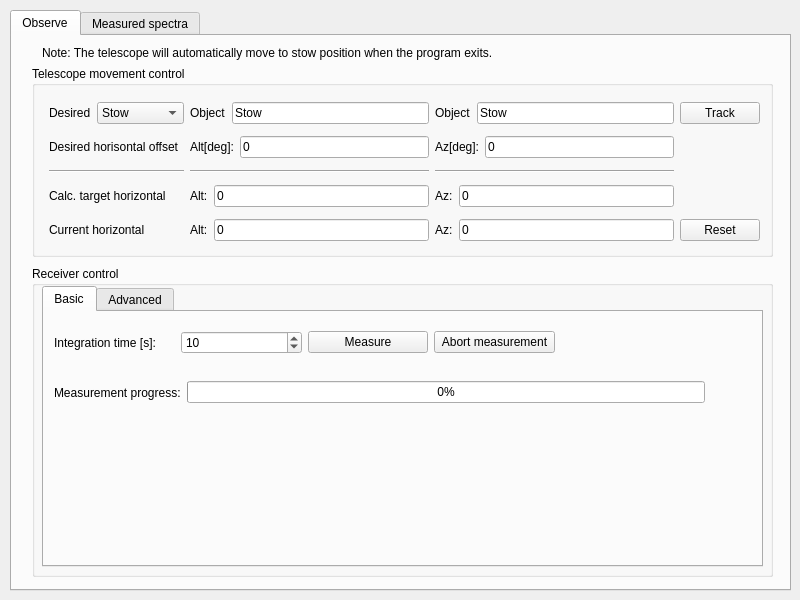
<?xml version="1.0" encoding="UTF-8"?>
<ui version="4.0">
 <class>MainWindow</class>
 <widget class="QMainWindow" name="MainWindow">
  <property name="geometry">
   <rect>
    <x>0</x>
    <y>0</y>
    <width>800</width>
    <height>600</height>
   </rect>
  </property>
  <property name="windowTitle">
   <string>SALSA Controller</string>
  </property>
  <widget class="QWidget" name="centralwidget">
   <widget class="QTabWidget" name="tabWidget">
    <property name="geometry">
     <rect>
      <x>10</x>
      <y>10</y>
      <width>781</width>
      <height>581</height>
     </rect>
    </property>
    <property name="currentIndex">
     <number>0</number>
    </property>
    <widget class="QWidget" name="tab">
     <attribute name="title">
      <string>Observe</string>
     </attribute>
     <widget class="QGroupBox" name="groupBox_tc">
      <property name="geometry">
       <rect>
        <x>20</x>
        <y>30</y>
        <width>741</width>
        <height>191</height>
       </rect>
      </property>
      <property name="title">
       <string>Telescope movement control</string>
      </property>
      <widget class="QWidget" name="layoutWidget">
       <property name="geometry">
        <rect>
         <x>17</x>
         <y>30</y>
         <width>711</width>
         <height>151</height>
        </rect>
       </property>
       <layout class="QGridLayout" name="gridLayout">
        <item row="0" column="2">
         <layout class="QHBoxLayout" name="horizontalLayout_7">
          <item>
           <widget class="QLabel" name="coordlabel_right">
            <property name="text">
             <string>Object</string>
            </property>
           </widget>
          </item>
          <item>
           <widget class="QLineEdit" name="inputrightcoord">
            <property name="text">
             <string>Stow</string>
            </property>
           </widget>
          </item>
         </layout>
        </item>
        <item row="2" column="2">
         <widget class="Line" name="line_3">
          <property name="orientation">
           <enum>Qt::Horizontal</enum>
          </property>
         </widget>
        </item>
        <item row="4" column="2">
         <layout class="QHBoxLayout" name="horizontalLayout_3">
          <item>
           <widget class="QLabel" name="label_cur_az">
            <property name="text">
             <string>Az:</string>
            </property>
           </widget>
          </item>
          <item>
           <widget class="QLineEdit" name="cur_az">
            <property name="text">
             <string>0</string>
            </property>
            <property name="readOnly">
             <bool>true</bool>
            </property>
           </widget>
          </item>
         </layout>
        </item>
        <item row="1" column="2">
         <layout class="QHBoxLayout" name="horizontalLayout_13">
          <item>
           <widget class="QLabel" name="label_2">
            <property name="text">
             <string>Az[deg]:</string>
            </property>
           </widget>
          </item>
          <item>
           <widget class="QLineEdit" name="offset_right">
            <property name="text">
             <string>0</string>
            </property>
            <property name="readOnly">
             <bool>false</bool>
            </property>
           </widget>
          </item>
         </layout>
        </item>
        <item row="2" column="0">
         <widget class="Line" name="line">
          <property name="orientation">
           <enum>Qt::Horizontal</enum>
          </property>
         </widget>
        </item>
        <item row="2" column="1">
         <widget class="Line" name="line_2">
          <property name="orientation">
           <enum>Qt::Horizontal</enum>
          </property>
         </widget>
        </item>
        <item row="1" column="0">
         <widget class="QLabel" name="label_offset">
          <property name="text">
           <string>Desired horisontal offset</string>
          </property>
         </widget>
        </item>
        <item row="1" column="1">
         <layout class="QHBoxLayout" name="horizontalLayout_11">
          <item>
           <widget class="QLabel" name="label_offset_left">
            <property name="text">
             <string>Alt[deg]:</string>
            </property>
           </widget>
          </item>
          <item>
           <widget class="QLineEdit" name="offset_left">
            <property name="text">
             <string>0</string>
            </property>
            <property name="readOnly">
             <bool>false</bool>
            </property>
           </widget>
          </item>
         </layout>
        </item>
        <item row="3" column="2">
         <layout class="QHBoxLayout" name="horizontalLayout_10">
          <item>
           <widget class="QLabel" name="label_cur_az_2">
            <property name="text">
             <string>Az:</string>
            </property>
           </widget>
          </item>
          <item>
           <widget class="QLineEdit" name="calc_des_right">
            <property name="text">
             <string>0</string>
            </property>
            <property name="readOnly">
             <bool>true</bool>
            </property>
           </widget>
          </item>
         </layout>
        </item>
        <item row="0" column="3">
         <widget class="QPushButton" name="btn_track">
          <property name="text">
           <string>Track</string>
          </property>
         </widget>
        </item>
        <item row="4" column="0">
         <widget class="QLabel" name="label_currentaltaz">
          <property name="text">
           <string>Current horizontal</string>
          </property>
         </widget>
        </item>
        <item row="0" column="1">
         <layout class="QHBoxLayout" name="horizontalLayout_6">
          <item>
           <widget class="QLabel" name="coordlabel_left">
            <property name="text">
             <string>Object</string>
            </property>
           </widget>
          </item>
          <item>
           <widget class="QLineEdit" name="inputleftcoord">
            <property name="text">
             <string>Stow</string>
            </property>
           </widget>
          </item>
         </layout>
        </item>
        <item row="0" column="0">
         <layout class="QHBoxLayout" name="horizontalLayout_5">
          <item>
           <widget class="QLabel" name="label_newtarget">
            <property name="text">
             <string>Desired</string>
            </property>
           </widget>
          </item>
          <item>
           <widget class="QComboBox" name="coordselector">
            <item>
             <property name="text">
              <string>Stow</string>
             </property>
            </item>
            <item>
             <property name="text">
              <string>Galactic</string>
             </property>
            </item>
            <item>
             <property name="text">
              <string>Horizontal</string>
             </property>
            </item>
            <item>
             <property name="text">
              <string>Eq. J2000</string>
             </property>
            </item>
            <item>
             <property name="text">
              <string>Eq. B1950</string>
             </property>
            </item>
            <item>
             <property name="text">
              <string>The Sun</string>
             </property>
            </item>
            <item>
             <property name="text">
              <string>The Moon</string>
             </property>
            </item>
            <item>
             <property name="text">
              <string>Cas. A</string>
             </property>
            </item>
            <item>
             <property name="text">
              <string>GNSS</string>
             </property>
            </item>
           </widget>
          </item>
         </layout>
        </item>
        <item row="4" column="1">
         <layout class="QHBoxLayout" name="horizontalLayout_2">
          <item>
           <widget class="QLabel" name="label_cur_alt">
            <property name="text">
             <string>Alt:</string>
            </property>
           </widget>
          </item>
          <item>
           <widget class="QLineEdit" name="cur_alt">
            <property name="text">
             <string>0</string>
            </property>
            <property name="readOnly">
             <bool>true</bool>
            </property>
           </widget>
          </item>
         </layout>
        </item>
        <item row="3" column="0">
         <widget class="QLabel" name="label_currentpointing">
          <property name="text">
           <string>Calc. target horizontal</string>
          </property>
         </widget>
        </item>
        <item row="3" column="1">
         <layout class="QHBoxLayout" name="horizontalLayout_8">
          <item>
           <widget class="QLabel" name="label_cur_alt_2">
            <property name="text">
             <string>Alt:</string>
            </property>
           </widget>
          </item>
          <item>
           <widget class="QLineEdit" name="calc_des_left">
            <property name="text">
             <string>0</string>
            </property>
            <property name="readOnly">
             <bool>true</bool>
            </property>
           </widget>
          </item>
         </layout>
        </item>
        <item row="4" column="3">
         <widget class="QPushButton" name="btn_reset">
          <property name="text">
           <string>Reset</string>
          </property>
         </widget>
        </item>
       </layout>
      </widget>
     </widget>
     <widget class="QGroupBox" name="groupBox_3">
      <property name="geometry">
       <rect>
        <x>20</x>
        <y>230</y>
        <width>741</width>
        <height>311</height>
       </rect>
      </property>
      <property name="title">
       <string>Receiver control</string>
      </property>
      <widget class="QTabWidget" name="tabWidget_2">
       <property name="geometry">
        <rect>
         <x>10</x>
         <y>20</y>
         <width>721</width>
         <height>281</height>
        </rect>
       </property>
       <property name="currentIndex">
        <number>0</number>
       </property>
       <widget class="QWidget" name="receiver_tab_basic">
        <attribute name="title">
         <string>Basic</string>
        </attribute>
        <widget class="QWidget" name="layoutWidget">
         <property name="geometry">
          <rect>
           <x>10</x>
           <y>50</y>
           <width>651</width>
           <height>61</height>
          </rect>
         </property>
         <layout class="QHBoxLayout" name="horizontalLayout_15">
          <item>
           <widget class="QLabel" name="progresslabel">
            <property name="text">
             <string>Measurement progress:</string>
            </property>
           </widget>
          </item>
          <item>
           <widget class="QProgressBar" name="progressBar">
            <property name="value">
             <number>0</number>
            </property>
           </widget>
          </item>
         </layout>
        </widget>
        <widget class="QWidget" name="layoutWidget">
         <property name="geometry">
          <rect>
           <x>10</x>
           <y>10</y>
           <width>501</width>
           <height>41</height>
          </rect>
         </property>
         <layout class="QGridLayout" name="gridLayout_5">
          <item row="0" column="1">
           <widget class="QSpinBox" name="int_time_spinbox">
            <property name="maximum">
             <number>100000000</number>
            </property>
            <property name="value">
             <number>10</number>
            </property>
           </widget>
          </item>
          <item row="0" column="2">
           <widget class="QPushButton" name="btn_observe">
            <property name="text">
             <string>Measure</string>
            </property>
           </widget>
          </item>
          <item row="0" column="3">
           <widget class="QPushButton" name="btn_abort">
            <property name="text">
             <string>Abort measurement</string>
            </property>
            <property name="default">
             <bool>false</bool>
            </property>
           </widget>
          </item>
          <item row="0" column="0">
           <widget class="QLabel" name="FrequencyLabel_2">
            <property name="text">
             <string>Integration time [s]:</string>
            </property>
           </widget>
          </item>
         </layout>
        </widget>
       </widget>
       <widget class="QWidget" name="receiver_tab_advanced">
        <attribute name="title">
         <string>Advanced</string>
        </attribute>
        <layout class="QGridLayout" name="gridLayout_4">
         <item row="0" column="0" colspan="7">
          <layout class="QGridLayout" name="gridLayout_2">
           <item row="8" column="0">
            <widget class="QLabel" name="label_mode">
             <property name="text">
              <string>Mode</string>
             </property>
            </widget>
           </item>
           <item row="2" column="0">
            <widget class="QLabel" name="BandwidthLabel">
             <property name="text">
              <string>Bandwidth [MHz]</string>
             </property>
            </widget>
           </item>
           <item row="3" column="1">
            <widget class="QLineEdit" name="ChannelsInput">
             <property name="text">
              <string>256</string>
             </property>
            </widget>
           </item>
           <item row="2" column="1">
            <widget class="QLineEdit" name="BandwidthInput">
             <property name="text">
              <string>2.5</string>
             </property>
            </widget>
           </item>
           <item row="3" column="0">
            <widget class="QLabel" name="ChannelsLabel">
             <property name="text">
              <string>Channels [#]</string>
             </property>
            </widget>
           </item>
           <item row="9" column="0">
            <widget class="QLabel" name="RefFreqLabel">
             <property name="text">
              <string>Reference freq. [MHz]</string>
             </property>
            </widget>
           </item>
           <item row="9" column="1">
            <widget class="QLineEdit" name="RefFreqInput">
             <property name="text">
              <string>1422.9</string>
             </property>
            </widget>
           </item>
           <item row="0" column="0">
            <widget class="QLabel" name="FrequencyLabel">
             <property name="text">
              <string>Frequency [MHz]</string>
             </property>
            </widget>
           </item>
           <item row="0" column="1">
            <widget class="QLineEdit" name="FrequencyInput">
             <property name="text">
              <string>1420.4</string>
             </property>
            </widget>
           </item>
           <item row="0" column="2">
            <widget class="QCheckBox" name="vlsr_checkbox">
             <property name="enabled">
              <bool>true</bool>
             </property>
             <property name="text">
              <string>Translate to VLSR frame</string>
             </property>
             <property name="checked">
              <bool>true</bool>
             </property>
            </widget>
           </item>
           <item row="2" column="2">
            <widget class="QCheckBox" name="autoedit_bad_data_checkBox">
             <property name="enabled">
              <bool>true</bool>
             </property>
             <property name="text">
              <string>Remove RFI</string>
             </property>
             <property name="checked">
              <bool>true</bool>
             </property>
            </widget>
           </item>
           <item row="3" column="2">
            <widget class="QCheckBox" name="LNA_checkbox">
             <property name="enabled">
              <bool>true</bool>
             </property>
             <property name="text">
              <string>LNA</string>
             </property>
             <property name="checked">
              <bool>true</bool>
             </property>
            </widget>
           </item>
           <item row="8" column="2">
            <widget class="QCheckBox" name="noise_checkbox">
             <property name="enabled">
              <bool>true</bool>
             </property>
             <property name="text">
              <string>Noise diode</string>
             </property>
             <property name="checked">
              <bool>false</bool>
             </property>
            </widget>
           </item>
           <item row="9" column="2">
            <layout class="QHBoxLayout" name="horizontalLayout_14">
             <item>
              <widget class="QLabel" name="label_gain">
               <property name="text">
                <string>Gain factor</string>
               </property>
              </widget>
             </item>
             <item>
              <widget class="QLineEdit" name="gain">
               <property name="text">
                <string>930</string>
               </property>
               <property name="readOnly">
                <bool>false</bool>
               </property>
              </widget>
             </item>
            </layout>
           </item>
           <item row="8" column="1">
            <layout class="QHBoxLayout" name="horizontalLayout_4">
             <item>
              <widget class="QRadioButton" name="mode_signal">
               <property name="text">
                <string>Signal</string>
               </property>
              </widget>
             </item>
             <item>
              <widget class="QRadioButton" name="mode_switched">
               <property name="text">
                <string>Switched</string>
               </property>
               <property name="checked">
                <bool>true</bool>
               </property>
              </widget>
             </item>
            </layout>
           </item>
          </layout>
         </item>
         <item row="1" column="0" colspan="3">
          <widget class="QCheckBox" name="cycle_checkbox">
           <property name="enabled">
            <bool>true</bool>
           </property>
           <property name="text">
            <string>Manually specify cycle times</string>
           </property>
           <property name="checked">
            <bool>false</bool>
           </property>
          </widget>
         </item>
         <item row="2" column="0">
          <widget class="QLabel" name="signal_time_label_3">
           <property name="text">
            <string>Signal time [s]:</string>
           </property>
          </widget>
         </item>
         <item row="2" column="1">
          <widget class="QSpinBox" name="sig_time_spinbox">
           <property name="value">
            <number>10</number>
           </property>
          </widget>
         </item>
         <item row="2" column="2">
          <widget class="QLabel" name="ref_time_label_3">
           <property name="text">
            <string>Reference time [s]:</string>
           </property>
          </widget>
         </item>
         <item row="2" column="3">
          <widget class="QSpinBox" name="ref_time_spinBox">
           <property name="singleStep">
            <number>1</number>
           </property>
           <property name="value">
            <number>10</number>
           </property>
          </widget>
         </item>
         <item row="2" column="4">
          <widget class="QLabel" name="loops_label_3">
           <property name="text">
            <string>Number of loops:</string>
           </property>
          </widget>
         </item>
         <item row="2" column="5">
          <widget class="QSpinBox" name="loops_spinbox">
           <property name="maximum">
            <number>1000000</number>
           </property>
           <property name="value">
            <number>1</number>
           </property>
          </widget>
         </item>
        </layout>
       </widget>
      </widget>
     </widget>
     <widget class="QLabel" name="infolabel">
      <property name="geometry">
       <rect>
        <x>30</x>
        <y>10</y>
        <width>518</width>
        <height>14</height>
       </rect>
      </property>
      <property name="text">
       <string>Note: The telescope will automatically move to stow position when the program exits.</string>
      </property>
     </widget>
     <zorder>groupBox_3</zorder>
     <zorder>infolabel</zorder>
     <zorder>groupBox_tc</zorder>
    </widget>
    <widget class="QWidget" name="tab_2">
     <attribute name="title">
      <string>Measured spectra</string>
     </attribute>
     <widget class="QGroupBox" name="groupBox_spectrum">
      <property name="geometry">
       <rect>
        <x>240</x>
        <y>40</y>
        <width>531</width>
        <height>471</height>
       </rect>
      </property>
      <property name="title">
       <string>Plot of selected spectrum</string>
      </property>
      <widget class="QWidget" name="verticalLayoutWidget">
       <property name="geometry">
        <rect>
         <x>11</x>
         <y>19</y>
         <width>511</width>
         <height>441</height>
        </rect>
       </property>
       <layout class="QVBoxLayout" name="plotwinlayout"/>
      </widget>
     </widget>
     <widget class="QLabel" name="label">
      <property name="geometry">
       <rect>
        <x>10</x>
        <y>10</y>
        <width>219</width>
        <height>14</height>
       </rect>
      </property>
      <property name="text">
       <string>List of measured spectra [date-UT]</string>
      </property>
      <property name="alignment">
       <set>Qt::AlignCenter</set>
      </property>
     </widget>
     <widget class="QListWidget" name="listWidget_spectra">
      <property name="geometry">
       <rect>
        <x>10</x>
        <y>28</y>
        <width>219</width>
        <height>451</height>
       </rect>
      </property>
     </widget>
     <widget class="QPushButton" name="btn_upload">
      <property name="geometry">
       <rect>
        <x>10</x>
        <y>490</y>
        <width>219</width>
        <height>21</height>
       </rect>
      </property>
      <property name="text">
       <string>Upload selected to archive</string>
      </property>
     </widget>
     <widget class="QWidget" name="gridLayoutWidget">
      <property name="geometry">
       <rect>
        <x>510</x>
        <y>10</y>
        <width>251</width>
        <height>31</height>
       </rect>
      </property>
      <layout class="QGridLayout" name="gridLayout_6">
       <item row="0" column="1">
        <layout class="QHBoxLayout" name="vel_or_freq_group">
         <item alignment="Qt::AlignVCenter">
          <widget class="QRadioButton" name="radioButton_velocity">
           <property name="text">
            <string>Velocity</string>
           </property>
           <property name="checked">
            <bool>true</bool>
           </property>
          </widget>
         </item>
         <item alignment="Qt::AlignVCenter">
          <widget class="QRadioButton" name="radioButton_frequency">
           <property name="text">
            <string>Frequency</string>
           </property>
          </widget>
         </item>
        </layout>
       </item>
      </layout>
     </widget>
     <widget class="QWidget" name="gridLayoutWidget_2">
      <property name="geometry">
       <rect>
        <x>250</x>
        <y>10</y>
        <width>251</width>
        <height>31</height>
       </rect>
      </property>
      <layout class="QGridLayout" name="gridLayout_7">
       <item row="0" column="0">
        <layout class="QHBoxLayout" name="log_and_norm_group">
         <item>
          <widget class="QCheckBox" name="checkBox_dBScale">
           <property name="text">
            <string>dB scale</string>
           </property>
          </widget>
         </item>
         <item>
          <widget class="QCheckBox" name="checkBox_normalized">
           <property name="text">
            <string>Normalized</string>
           </property>
          </widget>
         </item>
        </layout>
       </item>
      </layout>
     </widget>
     <widget class="QWidget" name="gridLayoutWidget_3">
      <property name="geometry">
       <rect>
        <x>10</x>
        <y>520</y>
        <width>761</width>
        <height>31</height>
       </rect>
      </property>
      <layout class="QGridLayout" name="spectrum_info">
       <item row="0" column="0">
        <layout class="QHBoxLayout" name="az_offset_group">
         <item>
          <widget class="QLabel" name="lbl_txt_offset_az">
           <property name="text">
            <string>Offset az [deg]:</string>
           </property>
          </widget>
         </item>
         <item>
          <widget class="QLabel" name="lbl_val_offset_az">
           <property name="text">
            <string>--</string>
           </property>
           <property name="alignment">
            <set>Qt::AlignCenter</set>
           </property>
          </widget>
         </item>
        </layout>
       </item>
       <item row="0" column="1">
        <layout class="QHBoxLayout" name="el_offset_group">
         <item>
          <widget class="QLabel" name="lbl_txt_offset_el">
           <property name="text">
            <string>Offset el [deg]:</string>
           </property>
          </widget>
         </item>
         <item>
          <widget class="QLabel" name="lbl_val_offset_el">
           <property name="text">
            <string>--</string>
           </property>
           <property name="alignment">
            <set>Qt::AlignCenter</set>
           </property>
          </widget>
         </item>
        </layout>
       </item>
       <item row="0" column="2">
        <layout class="QHBoxLayout" name="total_power_group">
         <item>
          <widget class="QLabel" name="lbl_txt_total_power">
           <property name="text">
            <string>Power [W]:</string>
           </property>
          </widget>
         </item>
         <item>
          <widget class="QLabel" name="lbl_val_total_power">
           <property name="text">
            <string>--</string>
           </property>
           <property name="alignment">
            <set>Qt::AlignCenter</set>
           </property>
          </widget>
         </item>
        </layout>
       </item>
       <item row="0" column="3">
        <layout class="QHBoxLayout" name="az_group">
         <item>
          <widget class="QLabel" name="lbl_txt_az">
           <property name="text">
            <string>Az [deg]:</string>
           </property>
          </widget>
         </item>
         <item>
          <widget class="QLabel" name="lbl_val_az">
           <property name="text">
            <string>--</string>
           </property>
           <property name="alignment">
            <set>Qt::AlignCenter</set>
           </property>
          </widget>
         </item>
        </layout>
       </item>
       <item row="0" column="4">
        <layout class="QHBoxLayout" name="el_group">
         <item>
          <widget class="QLabel" name="lbl_txt_el">
           <property name="text">
            <string>El [deg]:</string>
           </property>
          </widget>
         </item>
         <item>
          <widget class="QLabel" name="lbl_val_el">
           <property name="text">
            <string>--</string>
           </property>
           <property name="alignment">
            <set>Qt::AlignCenter</set>
           </property>
          </widget>
         </item>
        </layout>
       </item>
      </layout>
     </widget>
     <zorder>label</zorder>
     <zorder>listWidget_spectra</zorder>
     <zorder>btn_upload</zorder>
     <zorder>gridLayoutWidget</zorder>
     <zorder>gridLayoutWidget_2</zorder>
     <zorder>gridLayoutWidget_3</zorder>
     <zorder>groupBox_spectrum</zorder>
    </widget>
   </widget>
  </widget>
 </widget>
 <resources/>
 <connections/>
</ui>
